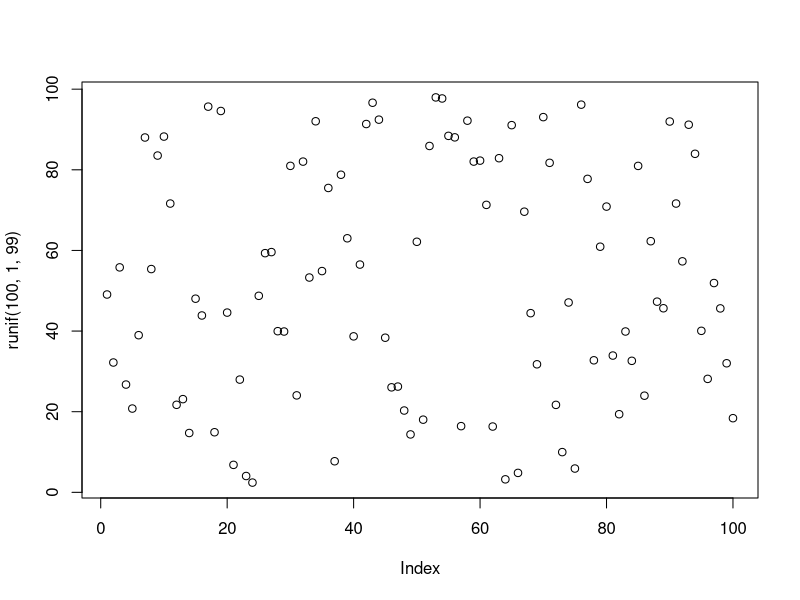
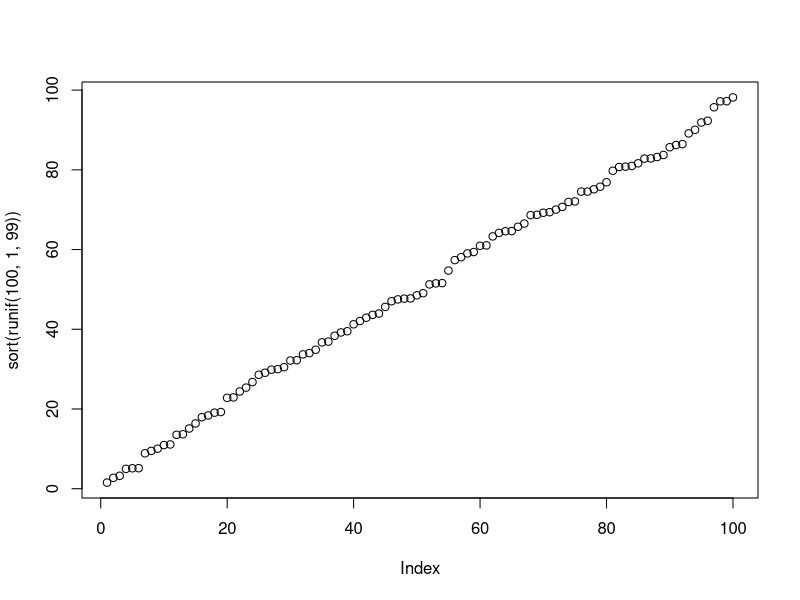
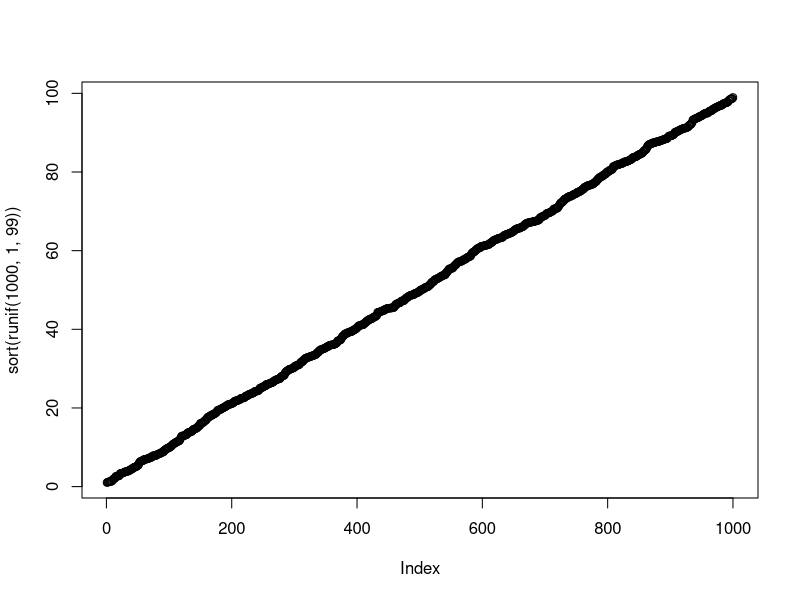
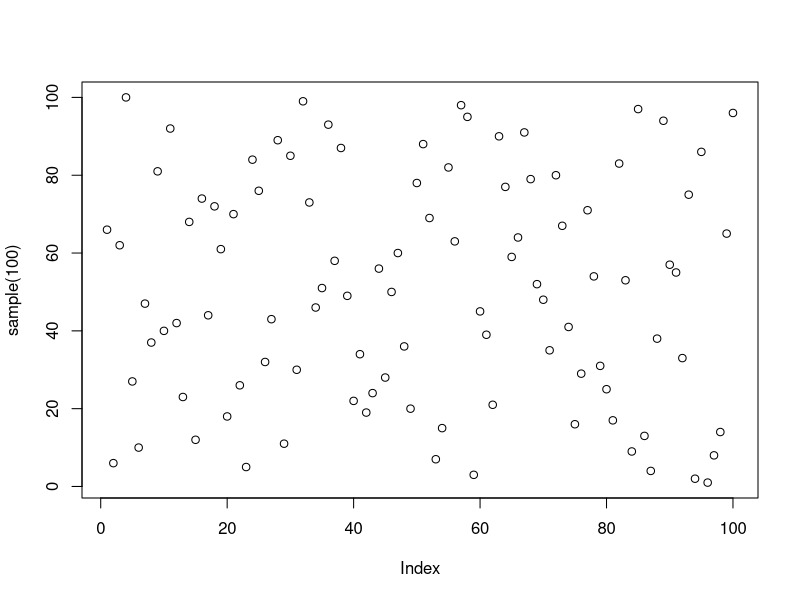
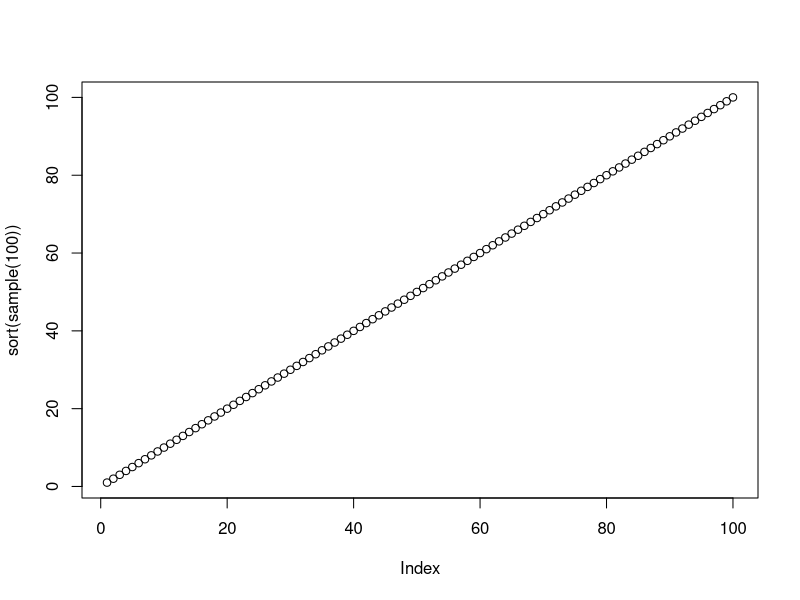
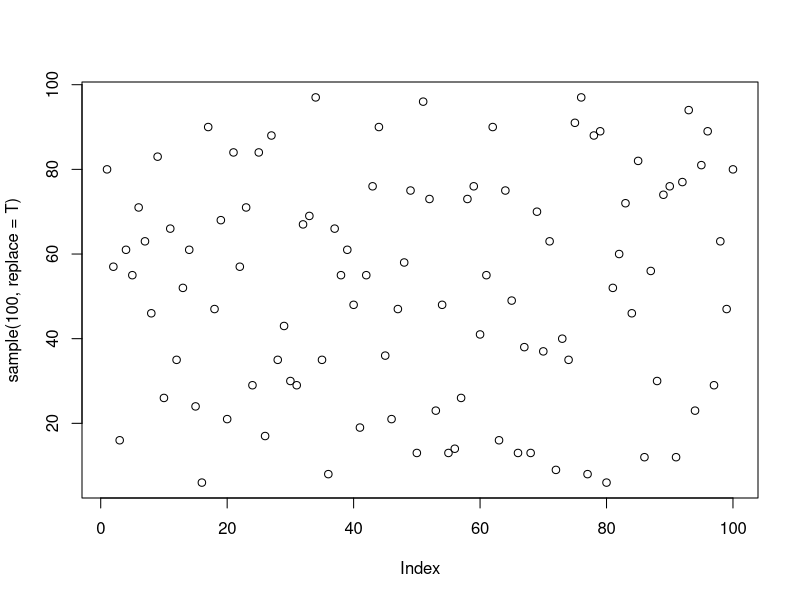
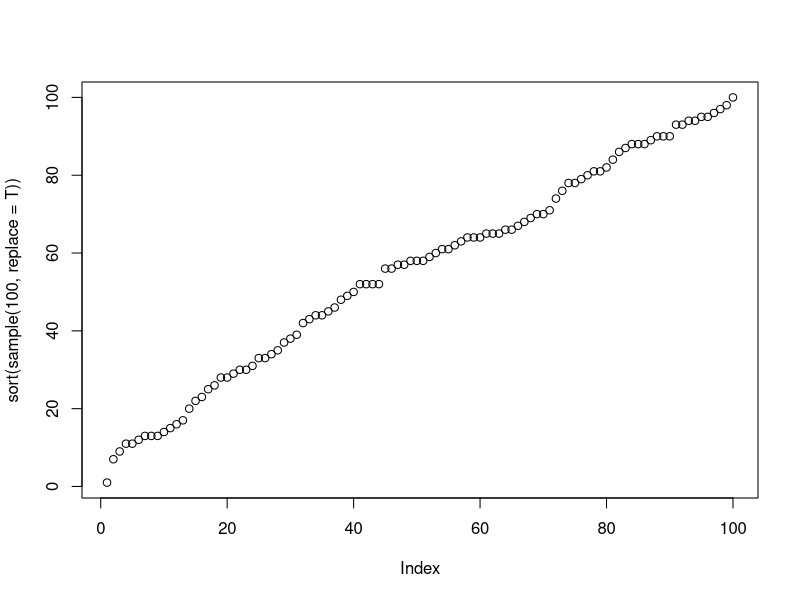
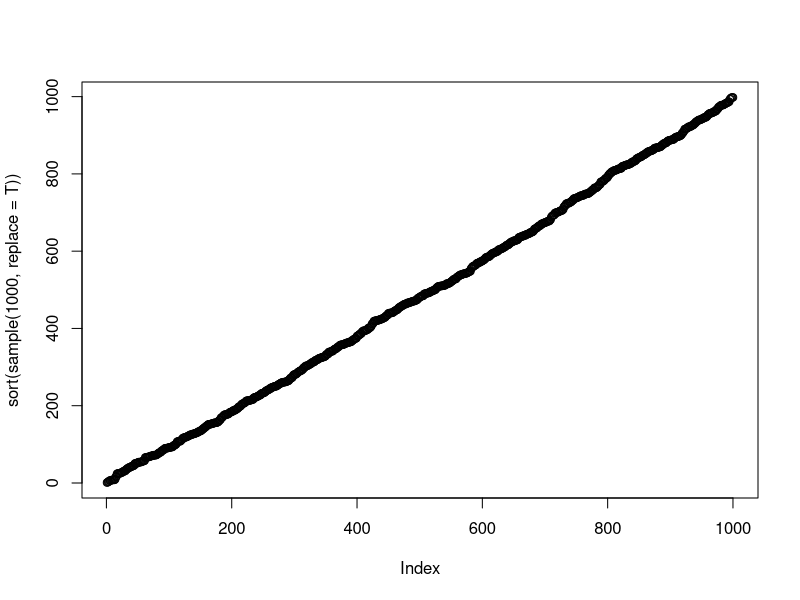

Here is the R script that generated these plots, in order:
## ---- chunk 1
print(sample.int(10))
print(sample.int(10))
## ---- chunk 2
set.seed(5)
print(sample.int(10))
set.seed(5)
print(sample.int(10))
## ---- chunk 3
plot(runif(100,1,99))
## ---- chunk 4
plot(sort(runif(100,1,99)))
## ---- chunk 5
plot(sort(runif(1000,1,99)))
## ---- chunk 6
plot(sample(100))
## ---- chunk 7
plot(sort(sample(100)))
## ---- chunk 8
larger.vect <- rnorm(50)
vect.sample.of.five <- larger.vect[sample(length(larger.vect),5)]
print(larger.vect)
## ---- chunk 9
larger.set <- data.frame(rnums = rnorm(50))
vect2.sample.of.five <- larger.set[sample(nrow(larger.set),5),]
print(str(larger.set))
print(head(larger.set))
print(tail(larger.set))
## ---- chunk 10
plot(sample(100,replace=T))
## ---- chunk 11
plot(sort(sample(100,replace=T)))
## ---- chunk 12
set.seed(5)
round(runif(10,1,10))
set.seed(5)
print(sample.int(10))
## ---- chunk 13
plot(sort(sample(1000,replace=T)))
## ---- chunk 14
plot(sort(runif(1000,1,1000)))
## ---- chunk 15
plot(rbinom(100,10,0.5))
## ---- chunk 16
plot(rbinom(100,10,0.1))
## ---- chunk 17
plot(sort(rbinom(100,10,0.5)))
## ---- chunk 18
plot(sort(rbinom(100,10,0.1)))
## ---- chunk 19
plot(rnorm(1000))
## ---- chunk 20
plot(sort(rnorm(1000)))
## ---- chunk 21
plot(rexp(1000))
## ---- chunk 22
plot(sort(rexp(1000)),pch=".")
## ---- chunk 23
hist(rnorm(500,mean=50,sd=10))
## ---- chunk 24
hist(rnorm(500,mean=50,sd=10),col=rgb(1,0,0,1/4),ylim=c(0,200),breaks=seq(10,90,5))
hist(rnorm(500,mean=50,sd=5),col=rgb(0,0,1,1/4),add=T)
## ---- chunk 25
x=rexp(100, 1/1500)
hist(x, probability=TRUE, col= gray(.9), main="exponential mean=1500")
curve(dexp(x, 1/1500), add= T)
